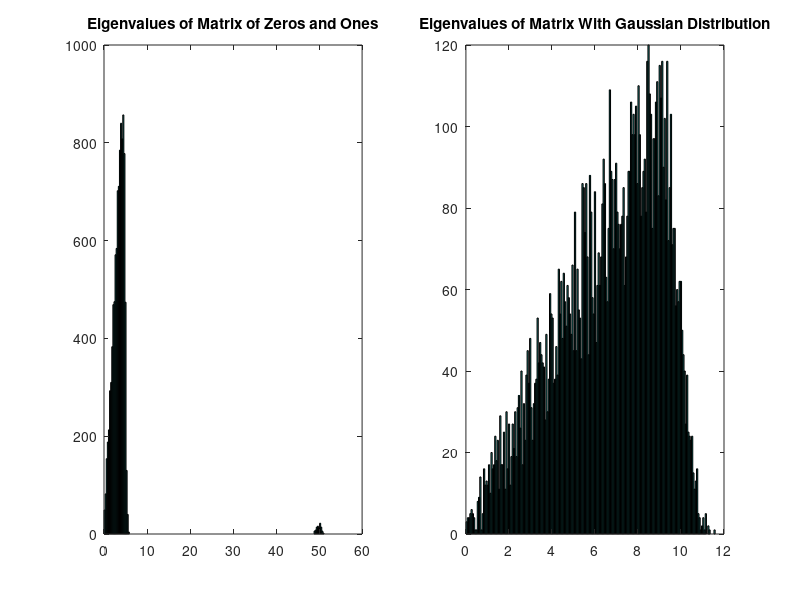

MATLAB code for this plot:
#{
PHYS 239 Assignment 1 Question 3 - Eigenvalue Distributions
author: Gabriel Carvalho
last updated: 2019-05-26
#}

# set the state of the random function
rand( 'state', 0 );

# find the eigenvalues of 100 random 100x100 matrices
for mainLoop = 0:99
  
  # get new random eigenvalues
  eigvalUniformC = eig( round( rand( 100, 100 ) ) );
  eigvalGaussianC = eig( randn( 100, 100 ) );
  
  # append the eigenvalues to existing list
  for subLoop = 1:1:100 
    eigvalUniformR(100 * mainLoop + subLoop) = norm( eigvalUniformC(subLoop) );
    eigvalGaussianR(100 * mainLoop + subLoop) = norm( eigvalGaussianC(subLoop) );
  end
  
end

# generate historgrams of eigenvalues
subplot( 1, 2, 1 );
hist( eigvalUniformR, 200 );
title( "Eigenvalues of Matrix of Zeros and Ones" );
subplot( 1, 2, 2 );
hist( eigvalGaussianR, 200 );
title( "Eigenvalues of Matrix With Gaussian Distribution" );